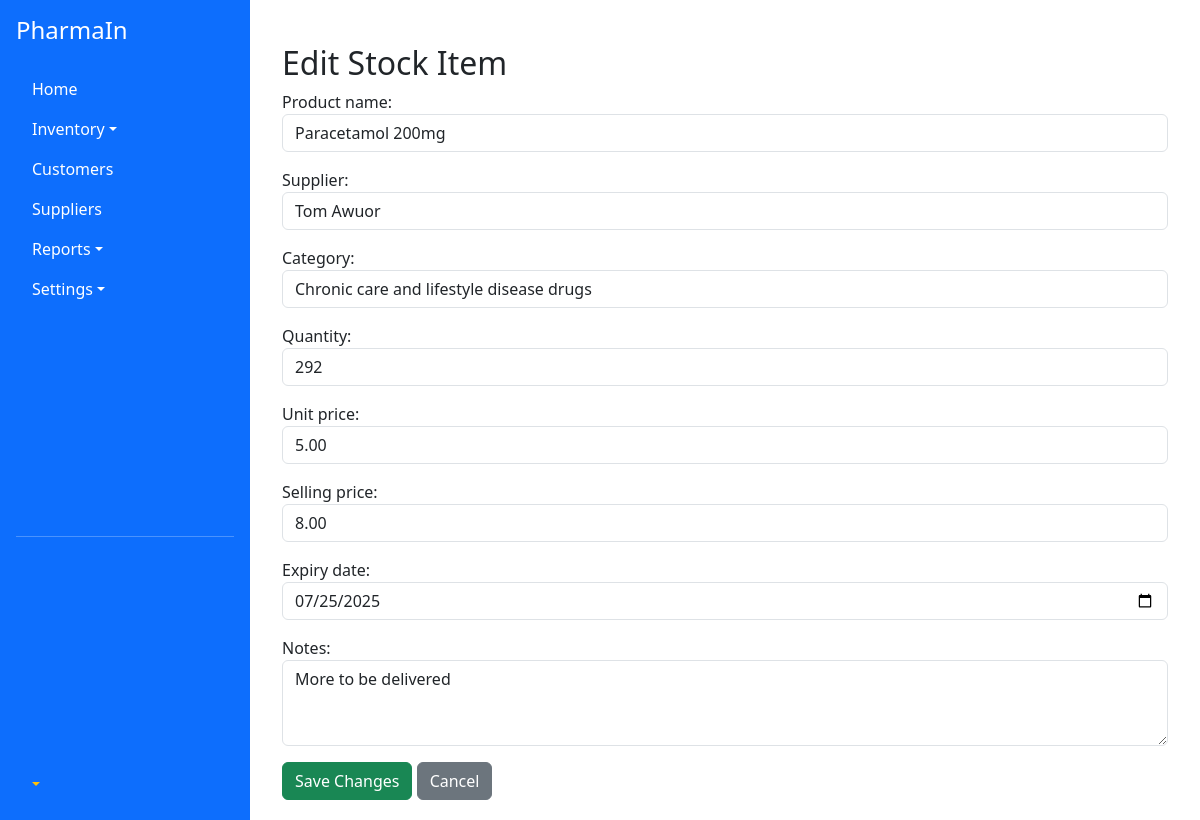
Page /stockitem/3/edit/ (signed in) on the committed database.
### inventory/models.py (models this page shows, shortened)
class StockItem(models.Model):
    product_name = models.CharField(max_length=255)
    supplier = models.ForeignKey(Supplier, on_delete=models.CASCADE)
    category = models.ForeignKey(Category, on_delete=models.CASCADE)
    quantity = models.PositiveIntegerField()
    unit_price = models.DecimalField(max_digits=10, decimal_places=2)
    selling_price = models.DecimalField(max_digits=10, decimal_places=2)
    expiry_date = models.DateField(null=True, blank=True)
    notes = models.TextField(blank=True, null=True)
    added_on = models.DateTimeField(auto_now_add=True)

### inventory/views.py (the view)
# urls.py: path('stockitem/<int:stockitem_id>/edit/', views.edit_stock, name='edit-stock'),
@user_passes_test(lambda u: u.is_staff)
def edit_stock(request, stockitem_id):
    stockitem_obj = get_object_or_404(StockItem, pk=stockitem_id)
    form = StockForm(request.POST or None, instance=stockitem_obj)
    if request.method == 'POST' and form.is_valid():
        form.save()
        messages.success(request, 'Changes successfully saved')
        return redirect('all-stock')
    return render(request, 'inventory/edit_stock.html', {'form': form, 'stockitem_obj': stockitem_obj})

### inventory/forms.py
class StockForm(forms.ModelForm):
    class Meta:
        model = StockItem
        fields = ['product_name', 'supplier', 'category', 'quantity', 'unit_price', 'selling_price', 'expiry_date', 'notes']
        widgets = {
            'product_name': forms.TextInput(attrs={'class': 'form-control', 'placeholder': 'Enter product name'}),
            'supplier': forms.Select(attrs={'class': 'form-control'}),
            'category': forms.Select(attrs={'class': 'form-control'}),
            'quantity': forms.NumberInput(attrs={'class': 'form-control', 'min': 1}),
            'unit_price': forms.NumberInput(attrs={'class': 'form-control', 'step': '0.01'}),
            'selling_price': forms.NumberInput(attrs={'class': 'form-control', 'step': '0.01', 'placeholder': 'Enter selling price'}),
            'expiry_date': forms.DateInput(attrs={'class': 'form-control', 'type': 'date'}),
            'notes': forms.Textarea(attrs={
                'class': 'form-control',
                'rows': 3,
                'placeholder': 'Add any relevant notes (e.g. batch number, condition, etc.)'
            }),
        }

### inventory/models.py (called while the page is built)
    def __str__(self):
        return self.name

    def __str__(self):
        return self.name

### templates/inventory/edit_stock.html (shortened to what this page needs)
{% extends 'base/main.html' %}
{% block content %}
<div class="container mt-4">
  <h2>Edit Stock Item</h2>
  <form method="post">
    {{ form.as_p }}
    <button type="submit" class="btn btn-success">Save Changes</button>
    <a href="{% url 'all-stock' %}" class="btn btn-secondary">Cancel</a>
  </form>
</div>
{% endblock %}

### templates/base/main.html (style rules this page uses)
body { min-height: 100vh; display: flex; }

### rows in the picture
StockItem: product_name "Paracetamol 200mg", supplier "Tom Awuor", category "Chronic care and lifestyle disease drugs", quantity "292", unit_price "5.00", selling_price "8.00", expiry_date "07/25/2025", notes "More to be delivered"
